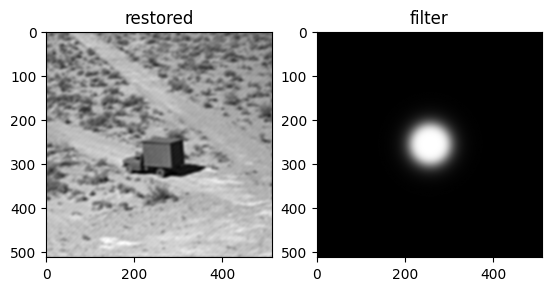
#> input picture media/2f9929597374c49839aa502fce3791ba.png, 552 x 291 px, given in place of toys.gif, which was not available
$ jupyter execute --allow-errors Project.ipynb   (text cells are left out)
#> lines starting #> are read from the running program, lines starting #| are printed output that depends on the picture; pictures that were not available may be replaced by others from this repository, and a replacement may not be noted
[cell 1]
import numpy as np
import matplotlib.pyplot as plt
import cv2 as cv

[cell 2]
cap = cv.VideoCapture("toys.gif")
ret, toys_image = cap.read()
#> toys_image is the input picture: shape (291, 552, 3); min 0, max 255, mean 142.1
toys_image = cv.cvtColor(toys_image, cv.COLOR_BGR2GRAY)
#> toys_image: shape (291, 552)
cap.release()
toys_image = np.pad(toys_image, 1, mode='symmetric')
#> toys_image: shape (293, 554)

plt.imshow(toys_image, cmap='gray')

[cell 3]
toys_fourier = cv.dft(np.float32(toys_image), flags=cv.DFT_COMPLEX_OUTPUT)

toys_fourier_shift = np.fft.fftshift(toys_fourier)

# calculate the magnitude of the Fourier Transform
toys_image_magnitude = 20 * np.log(cv.magnitude(toys_fourier_shift[:, :, 0], toys_fourier_shift[:, :, 1]))
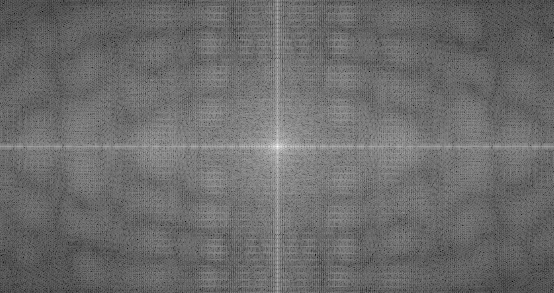
#> toys_image_magnitude: shape (293, 554) float32; min 35.66, max 339.2, mean 164.4; drawn with min black and max white

# Scale the magnitude for display
toys_image_magnitude = cv.normalize(toys_image_magnitude, None, 0, 255, cv.NORM_MINMAX, cv.CV_8UC1)

# visualize the original image and the magnitude spectrum
plt.figure(figsize=(10,10))
plt.subplot(121), plt.imshow(toys_image, cmap='gray')
plt.title('Toys Image'), plt.xticks([]), plt.yticks([])
plt.subplot(122), plt.imshow(toys_image_magnitude, cmap='gray')
plt.title('Toys Image Magnitude Spectrum'), plt.xticks([]), plt.yticks([])
plt.show()

[cell 4]
def butterworth_filter(shape, cutoff, order, btype='low'):
    P, Q = shape
    U, V = np.meshgrid(np.arange(-P//2, P//2), np.arange(-Q//2, Q//2), sparse=False, indexing='ij')
    D = np.sqrt(U**2 + V**2)
    if btype == 'low':
        H = 1 / (1 + (D / cutoff)**(2 * order))
    elif btype == 'high':
        H = 1 / (1 + (cutoff / D)**(2 * order))
    return H

[cell 5]
pepper_image = cv.imread("pepper.jpg", cv.IMREAD_GRAYSCALE)
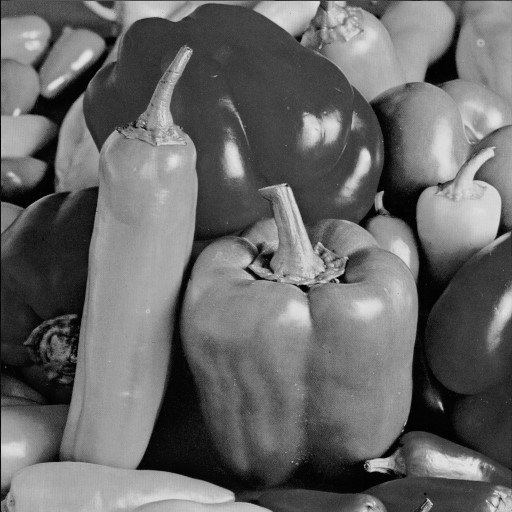
#> input picture pepper.jpg, 512 x 512 px
#> pepper_image is the input picture: shape (512, 512); min 0, max 230, mean 104.2

pepper_fourier_transform = np.fft.fft2(pepper_image)

pepper_fourier_shift = np.fft.fftshift(pepper_fourier_transform)

for i, filter_data in enumerate([(1,50),(1,150),(5,50),(5,150)]):
    order, freq = filter_data
    butter_filter = butterworth_filter(pepper_image.shape, freq, order, btype='low')
    pepper_filtered_fourier_shift = pepper_fourier_shift * butter_filter
    pepper_filtered_fourier = np.fft.ifftshift(pepper_filtered_fourier_shift)
    pepper_filtered = np.fft.ifft2(pepper_filtered_fourier)
    pepper_filtered = np.abs(pepper_filtered)
    f_pepper, pepper_subplots = plt.subplots(ncols=2)
    pepper_subplots[0].imshow(np.log1p(np.abs(butter_filter)), cmap='gray')
    pepper_subplots[0].set_title(f"filter {i+1}")
    pepper_subplots[1].imshow(pepper_filtered, cmap='gray')
    pepper_subplots[1].set_title(f"filtered image {i+1}")

[cell 6]
cap = cv.VideoCapture("prob2_s2012.gif")
ret, boat_image = cap.read()
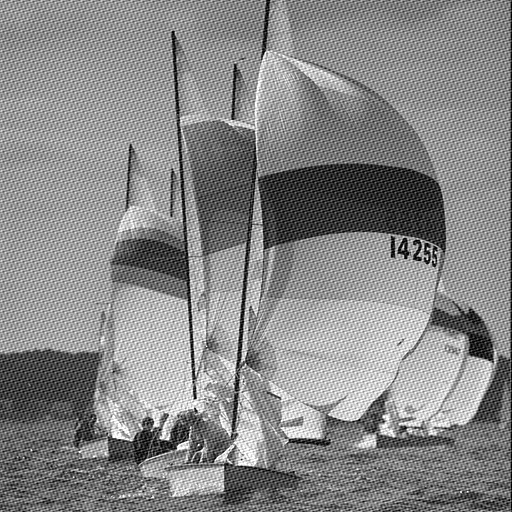
#> input picture prob2_s2012.gif, 512 x 512 px
#> boat_image is the input picture: shape (512, 512, 3); min 0, max 255, mean 135.6
boat_image = cv.cvtColor(boat_image, cv.COLOR_BGR2GRAY)
#> boat_image: shape (512, 512)
cap.release()
plt.imshow(boat_image, cmap='gray')

[cell 7]
boat_image_fourier = np.fft.fft2(boat_image)
boat_image_fourier_shift = np.fft.fftshift(boat_image_fourier)
plt.imshow(np.log1p(np.abs(boat_image_fourier_shift)), cmap='gray')

[cell 8]
boat_filter = butterworth_filter(boat_image.shape, 50, 2, btype='low')
boat_image_filtered_fourier_shift = boat_image_fourier_shift * boat_filter
boat_image_filtered_fourier = np.fft.ifftshift(boat_image_filtered_fourier_shift)
boat_image_filtered = np.fft.ifft2(boat_image_filtered_fourier)
boat_image_filtered = np.abs(boat_image_filtered)
f_boat_image, boat_image_subplots = plt.subplots(ncols=2)
boat_image_subplots[0].imshow(boat_image_filtered, cmap='gray')
boat_image_subplots[0].set_title("restored")
boat_image_subplots[1].imshow(np.log1p(np.abs(boat_filter)), cmap='gray')
boat_image_subplots[1].set_title("filter")

[cell 9]
boat_filter_high = butterworth_filter(boat_image.shape, 50 , 2, btype='high')
boat_image_high_filtered_fourier_shift = boat_image_fourier_shift * boat_filter_high
boat_image_high_filtered_fourier = np.fft.ifftshift(boat_image_high_filtered_fourier_shift)
boat_image_high_filtered = np.fft.ifft2(boat_image_high_filtered_fourier)
boat_image_high_filtered = np.abs(boat_image_high_filtered)
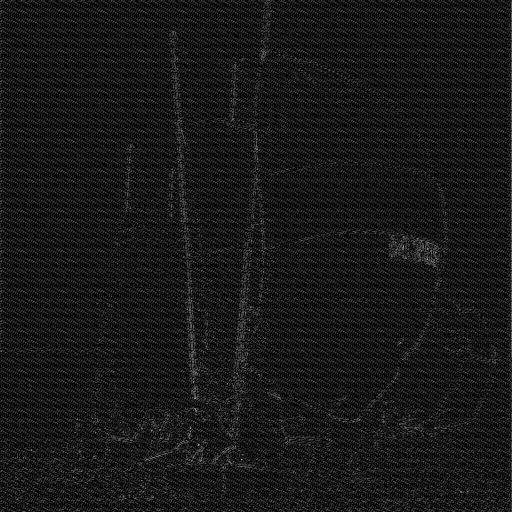
#> boat_image_high_filtered: shape (512, 512) float64; min 2.43e-07, max 179.1, mean 23.8
f_boat_image, boat_image_subplots = plt.subplots(ncols=2)
boat_image_subplots[0].imshow(boat_image_high_filtered, cmap='gray')
boat_image_subplots[0].set_title("noise")
boat_image_subplots[1].imshow(np.log1p(np.abs(boat_filter_high)), cmap='gray')
boat_image_subplots[1].set_title("high pass filter")

[cell 10]
cap = cv.VideoCapture("truck.gif")
ret, truck_image = cap.read()
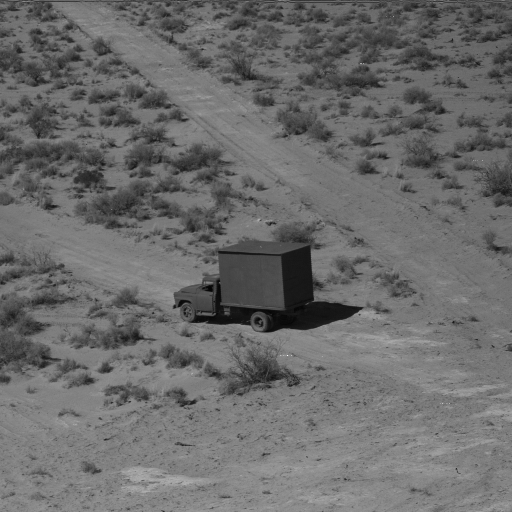
#> input picture truck.gif, 512 x 512 px
#> truck_image is the input picture: shape (512, 512, 3); min 3, max 250, mean 107.1
truck_image = cv.cvtColor(truck_image, cv.COLOR_BGR2GRAY)
#> truck_image: shape (512, 512)
cap.release()

cap = cv.VideoCapture("trucknoise.gif")
ret, truck_noise_image = cap.read()
truck_noise_image = cv.cvtColor(truck_noise_image, cv.COLOR_BGR2GRAY)
cap.release()

f_truck_image, truck_image_subplots = plt.subplots(ncols=2)
truck_image_subplots[0].imshow(truck_image, cmap='gray')
truck_image_subplots[0].set_title("original")
truck_image_subplots[1].imshow(truck_noise_image, cmap='gray')
truck_image_subplots[1].set_title("noise")

[cell 11]
truck_noise_image_fourier = np.fft.fft2(truck_noise_image)
truck_noise_image_fourier_shift = np.fft.fftshift(truck_noise_image_fourier)
plt.imshow(np.log1p(np.abs(truck_noise_image_fourier_shift)), cmap='gray')
plt.title("truck frequency domain")

[cell 12]
truck_filter = butterworth_filter(truck_noise_image.shape, 45, 3, 'low')
#> in butterworth_filter (call 7), `U, V = np.meshgrid(np.arange(-P//2, P//2), np.arange(-Q//2, Q//2), spa..`:
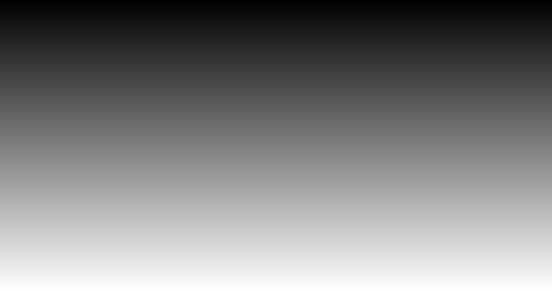
#> U: shape (291, 552) int64; min -146, max 144, mean -1; drawn with min black and max white
#> in butterworth_filter (call 7), `U, V = np.meshgrid(np.arange(-P//2, P//2), np.arange(-Q//2, Q//2), spa..`:
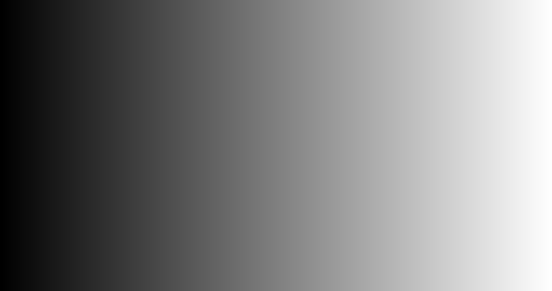
#> V: shape (291, 552) int64; min -276, max 275, mean -0.5; drawn with min black and max white
#> in butterworth_filter (call 7), `D = np.sqrt(U**2 + V**2)`:
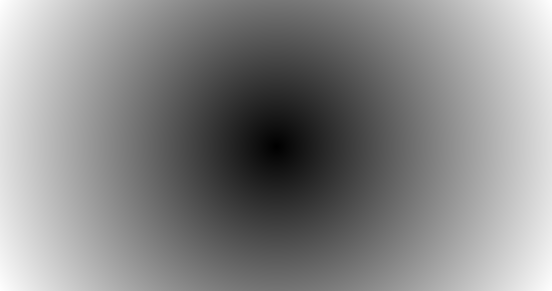
#> D: shape (291, 552) float64; min 0, max 312.2, mean 166; drawn with min black and max white
#> in butterworth_filter (call 7), `H = 1 / (1 + (D / cutoff)**(2 * order))`:
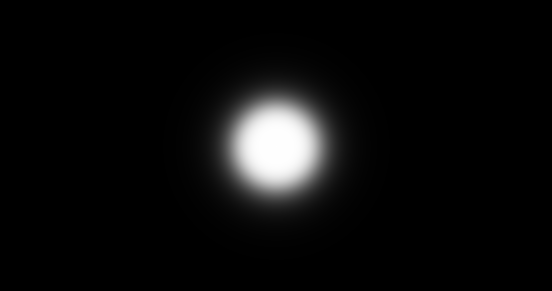
#> H: shape (291, 552) float64; min 8.96e-06, max 1, mean 0.0478
truck_noise_image_filtered_fourier_shift = truck_noise_image_fourier_shift * truck_filter
truck_noise_image_filtered_fourier = np.fft.ifftshift(truck_noise_image_filtered_fourier_shift)
truck_noise_image_filtered = np.fft.ifft2(truck_noise_image_filtered_fourier)
truck_noise_image_filtered = np.abs(truck_noise_image_filtered)
f_truck_noise_image, truck_noise_image_subplots = plt.subplots(ncols=2)
truck_noise_image_subplots[0].imshow(truck_noise_image_filtered, cmap='gray')
truck_noise_image_subplots[0].set_title("restored")
truck_noise_image_subplots[1].imshow(np.log1p(np.abs(truck_filter)), cmap='gray')
truck_noise_image_subplots[1].set_title("filter")
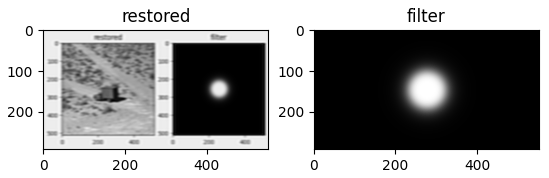
#> figure drawn by matplotlib, 2 panels
